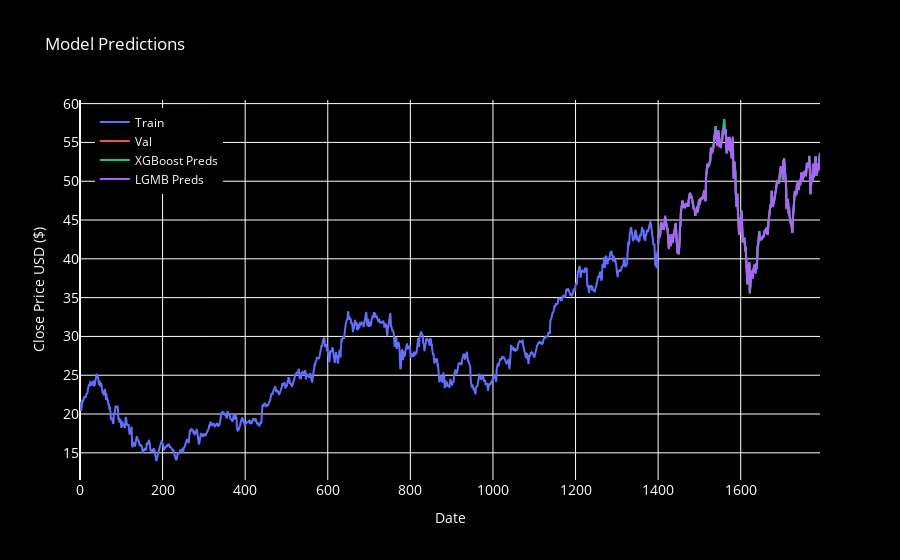

Notebook source saved alongside this figure:
### Code cell
trace1 = go.Scatter(x=train.index, y=train["Close"], mode="lines", name="Train")
trace2 = go.Scatter(x=test.index, y=test["Close"], mode="lines", name="Val")
trace5 = go.Scatter(x=test.index, y=xgb_preds, mode="lines", name="XGBoost Preds")
trace6 = go.Scatter(x=test.index, y=lgbm_preds, mode="lines", name="LGMB Preds")

# Combine traces
fig = go.Figure([trace1, trace2, trace5, trace6])

# Update layout
fig.update_layout(
    title="Model Predictions",
    xaxis=dict(title="Date", tickfont=dict(size=14)),
    yaxis=dict(title="Close Price USD ($)", tickfont=dict(size=14)),
    legend=dict(x=0.02, y=0.98),
    plot_bgcolor="black",
    paper_bgcolor="black",
    font=dict(color="white"),
)

# Show plot
fig.show()

### Figure 1 — Plotly figure (JSON) as saved in the notebook; plotly's stock layout.template omitted (floating-point values rounded to 4 significant figures; data arrays with more than 128 entries replaced by an {"elided": "..."} marker saying what was removed)
{"data": [{"mode": "lines", "name": "Train", "type": "scatter", "x": {"elided": "1400 int values"}, "y": {"elided": "1400 float values"}}, {"mode": "lines", "name": "Val", "type": "scatter", "x": {"elided": "393 int values"}, "y": {"elided": "393 float values"}}, {"mode": "lines", "name": "XGBoost Preds", "type": "scatter", "x": {"elided": "393 int values"}, "y": {"elided": "393 float values"}}, {"mode": "lines", "name": "LGMB Preds", "type": "scatter", "x": {"elided": "393 int values"}, "y": {"elided": "393 float values"}}], "layout": {"font": {"color": "white"}, "legend": {"x": 0.02, "y": 0.98}, "paper_bgcolor": "black", "plot_bgcolor": "black", "title": {"text": "Model Predictions"}, "xaxis": {"tickfont": {"size": 14}, "title": {"text": "Date"}}, "yaxis": {"tickfont": {"size": 14}, "title": {"text": "Close Price USD ($)"}}}}
